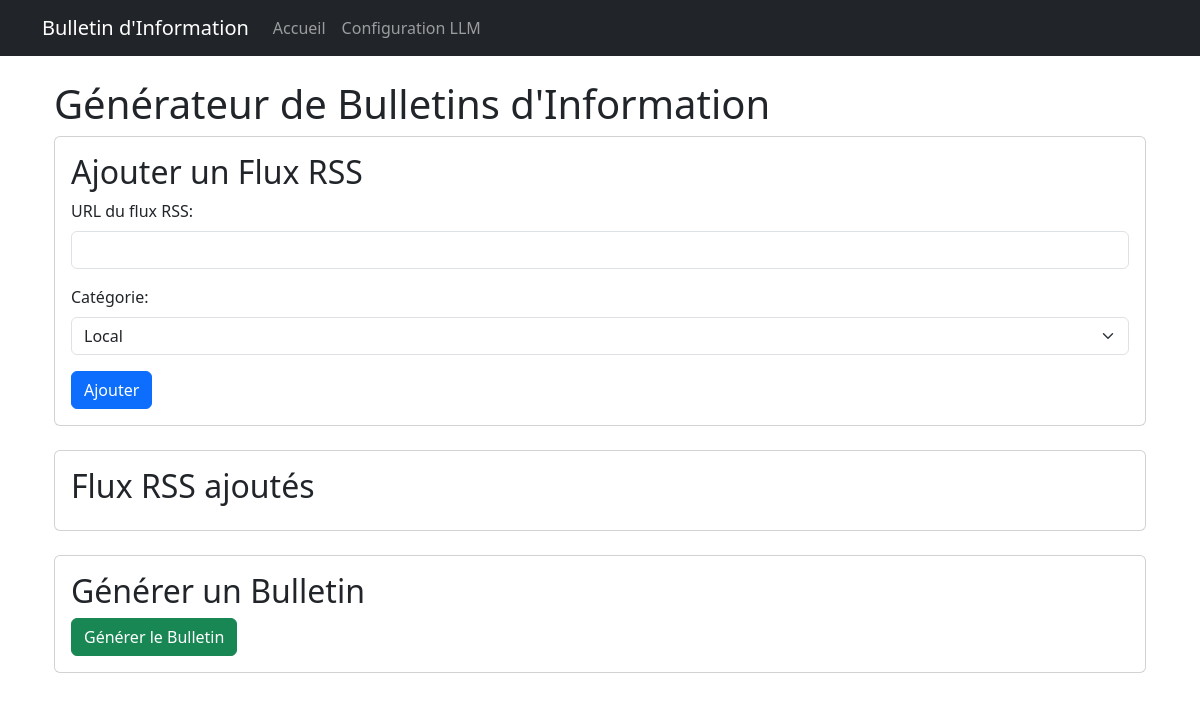
The app's page /, older data.
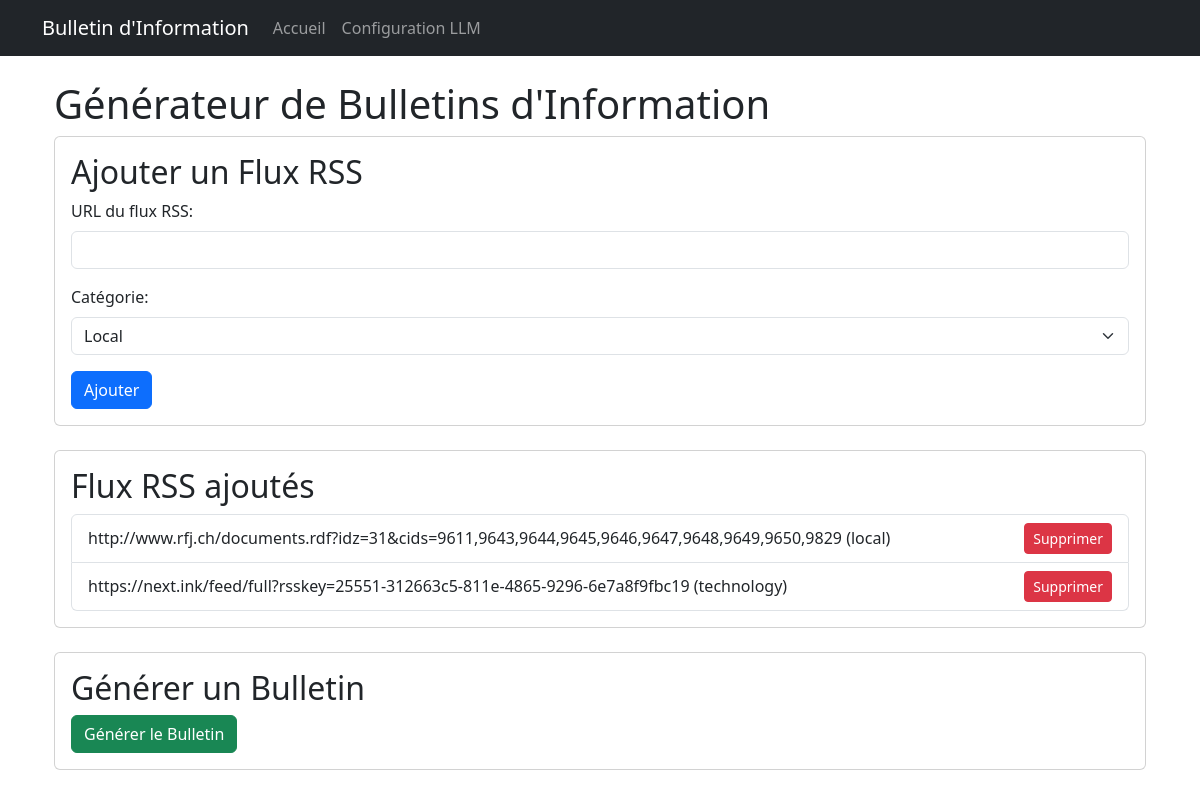
The same page, newer data.
### app/models.py (models this page shows, shortened)
class RSSFeed(db.Model):
    id = db.Column(db.Integer, primary_key=True)
    url = db.Column(db.String(200), unique=True, nullable=False)
    category = db.Column(db.String(50), nullable=False)
    last_updated = db.Column(db.DateTime, default=datetime.utcnow)

### app/routes.py (the view)
@bp.route('/')
def index():
    feeds = RSSFeed.query.all()
    return render_template('index.html', feeds=feeds)

### app/templates/index.html (shortened to what this page needs)
{% extends "base.html" %}
{% block content %}
<div class="container">
    <h1>Générateur de Bulletins d'Information</h1>
    <div class="card mb-4">
        <div class="card-body">
    <h2>Ajouter un Flux RSS</h2>
    <form id="rssForm">
                <div class="mb-3">
                    <label for="rssUrl" class="form-label">URL du flux RSS:</label>
                    <input type="url" class="form-control" id="rssUrl" name="rssUrl" required>
                </div>
                <div class="mb-3">
                    <label for="category" class="form-label">Catégorie:</label>
                    <select class="form-select" id="category" name="category">
            <option value="local">Local</option>
        </select>
                </div>
                <button type="submit" class="btn btn-primary">Ajouter</button>
    </form>
        </div>
    </div>
    <div class="card mb-4">
        <div class="card-body">
    <h2>Flux RSS ajoutés</h2>
            <ul id="rssList" class="list-group">
        {% for feed in feeds %}
                <li class="list-group-item d-flex justify-content-between align-items-center" data-id="{{ feed.id }}">
                    <span>{{ feed.url }} ({{ feed.category }})</span>
                    <button class="btn btn-danger btn-sm" onclick="deleteFeed({{ feed.id }})">Supprimer</button>
        </li>
        {% endfor %}
    </ul>
        </div>
    </div>
    <div class="card mb-4">
        <div class="card-body">
    <h2>Générer un Bulletin</h2>
            <button id="generateBulletin" class="btn btn-success">Générer le Bulletin</button>
        </div>
    </div>
</div>
{% endblock %}

### app/templates/base.html (shortened to what this page needs)
<!DOCTYPE html>
<html lang="fr">
<head>
    <link href="https://cdn.jsdelivr.net/npm/bootstrap@5.3.2/dist/css/bootstrap.min.css" rel="stylesheet">
</head>
<body>
    <nav class="navbar navbar-expand-lg navbar-dark bg-dark">
        <div class="container">
            <a class="navbar-brand" href="{{ url_for('main.index') }}">Bulletin d'Information</a>
            <div class="collapse navbar-collapse" id="navbarNav">
                <ul class="navbar-nav">
                    <li class="nav-item">
                        <a class="nav-link" href="{{ url_for('main.index') }}">Accueil</a>
                    </li>
                    <li class="nav-item">
                        <a class="nav-link" href="{{ url_for('main.llm_config') }}">Configuration LLM</a>
                    </li>
                </ul>
            </div>
        </div>
    </nav>
    <div class="container mt-4">
        {% block content %}{% endblock %}
    </div>
</body>
</html>

Row changes from the older to the newer data that the page shows:
added RSSFeed: url "http://www.rfj.ch/documents.rdf?idz=31&cids=9611,9643,9644,9645,9646,9647,9648,9649,9650,9829", category "local"
added RSSFeed: url "https://next.ink/feed/full?rsskey=25551-312663c5-811e-4865-9296-6e7a8f9fbc19", category "technology"
